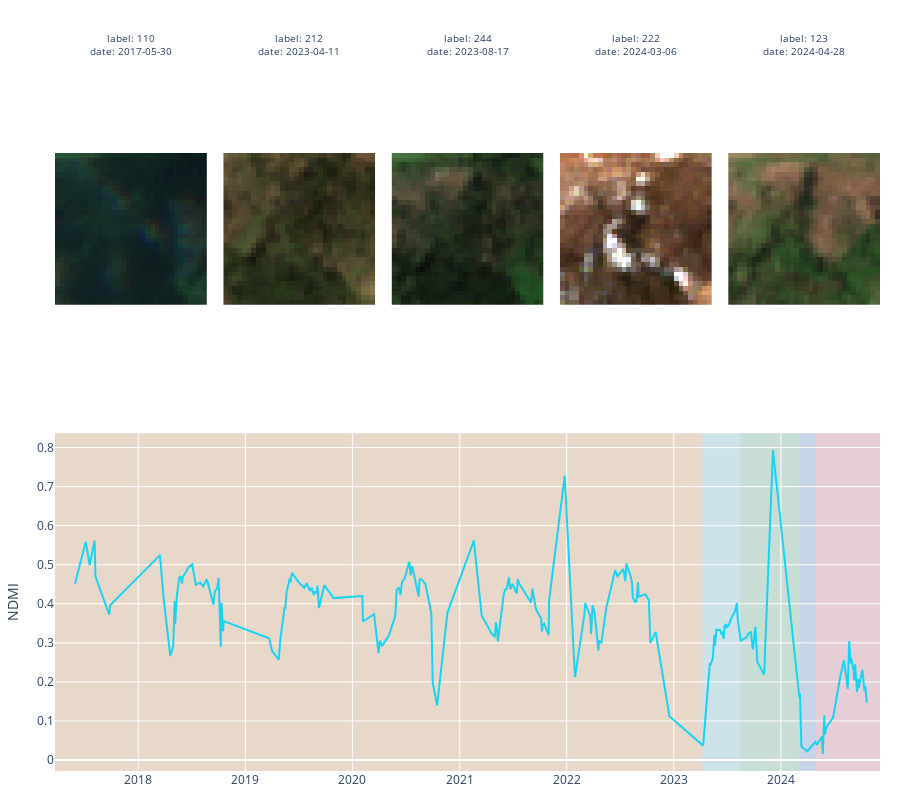

The notebook cell saved with this chart:
### Code cell
import numpy as np
import plotly.graph_objects as go
from plotly.subplots import make_subplots
import plotly.express as px

# --- segment changes ---
segment_changes = np.concatenate(
    [np.array([0]), np.where(labels_arr[:-1] != labels_arr[1:])[0] + 1]
)

# --- build subplot specs ---
n_chips = len(segment_changes)
specs = [[{"type": "xy"} for _ in range(n_chips)]] + [
    [{"colspan": n_chips}, *[None] * (n_chips - 1)]
]

fig = make_subplots(
    rows=2,
    cols=n_chips,
    specs=specs,
    vertical_spacing=0.05,  # Reduced from 0.15
    horizontal_spacing=0.02,  # Added to reduce space between columns
    subplot_titles=[
        f"label: {labels_arr[i]}<br>date: {py_timestamps[i].strftime('%Y-%m-%d')}"
        for i in segment_changes
    ],
)

# --- Row 1: image chips ---
for j, i in enumerate(segment_changes):
    rgb = stacked_data[i + 1, [2, 1, 0], :, :]  # RGB
    image = np.rollaxis(rgb, 0, 3)
    image = np.clip(image / 2000, 0, 1)
    fig.add_trace(go.Image(z=(image * 255).astype(np.uint8)), row=1, col=j + 1)

# --- Row 2: NDMI timeline (full width) ---
fig.add_trace(
    go.Scatter(x=py_timestamps, y=ndmi, mode="lines", name="NDMI"), row=2, col=1
)

# --- Color map for labels ---
unique_labels = fully_segmented["label"].unique()
palette = px.colors.qualitative.T10
color_map = {lbl: palette[i % len(palette)] for i, lbl in enumerate(unique_labels)}

# --- Rectangles for segments ---
for _, row in fully_segmented.to_pandas().iterrows():
    fig.add_vrect(
        x0=row["start"],
        x1=row["start_next_label"],
        fillcolor=color_map[row["label"]],
        opacity=0.2,
        line_width=0,
        layer="below",
        row=2,
        col=1,
    )

# --- Layout tweaks ---
fig.update_layout(
    height=800,
    showlegend=False,
    margin=dict(l=20, r=20, t=60, b=20),  # Reduced margins
    title_font_size=12,  # Smaller title font
)

# Remove axis labels only from image subplots (row 1)
for j in range(n_chips):
    fig.update_xaxes(
        showticklabels=False,
        title_text="",
        showgrid=False,
        zeroline=False,
        row=1,
        col=j + 1,
    )
    fig.update_yaxes(
        showticklabels=False,
        title_text="",
        showgrid=False,
        zeroline=False,
        row=1,
        col=j + 1,
    )

# Keep axis labels for the timeline plot (row 2)
fig.update_yaxes(title_text="NDMI", row=2, col=1)

# Make subplot titles smaller
fig.update_annotations(font_size=10)

fig.write_image("timeline.png", scale=2, height=350)
fig.show()

### Figure 1 — Plotly figure (JSON) as saved in the notebook; plotly's stock layout.template omitted (floating-point values rounded to 4 significant figures; data arrays with more than 128 entries replaced by an {"elided": "..."} marker saying what was removed)
{"data": [{"type": "image", "xaxis": "x", "yaxis": "y", "z": {"elided": "3072 int values"}}, {"type": "image", "xaxis": "x2", "yaxis": "y2", "z": {"elided": "3072 int values"}}, {"type": "image", "xaxis": "x3", "yaxis": "y3", "z": {"elided": "3072 int values"}}, {"type": "image", "xaxis": "x4", "yaxis": "y4", "z": {"elided": "3072 int values"}}, {"type": "image", "xaxis": "x5", "yaxis": "y5", "z": {"elided": "3072 int values"}}, {"mode": "lines", "name": "NDMI", "type": "scatter", "x": {"elided": "217 str values"}, "xaxis": "x6", "y": {"elided": "217 float values"}, "yaxis": "y6"}], "layout": {"annotations": [{"font": {"size": 10}, "showarrow": false, "text": "label: 110<br>date: 2017-05-30", "x": 0.092, "xanchor": "center", "xref": "paper", "y": 1, "yanchor": "bottom", "yref": "paper"}, {"font": {"size": 10}, "showarrow": false, "text": "label: 212<br>date: 2023-04-11", "x": 0.296, "xanchor": "center", "xref": "paper", "y": 1, "yanchor": "bottom", "yref": "paper"}, {"font": {"size": 10}, "showarrow": false, "text": "label: 244<br>date: 2023-08-17", "x": 0.5, "xanchor": "center", "xref": "paper", "y": 1, "yanchor": "bottom", "yref": "paper"}, {"font": {"size": 10}, "showarrow": false, "text": "label: 222<br>date: 2024-03-06", "x": 0.704, "xanchor": "center", "xref": "paper", "y": 1, "yanchor": "bottom", "yref": "paper"}, {"font": {"size": 10}, "showarrow": false, "text": "label: 123<br>date: 2024-04-28", "x": 0.908, "xanchor": "center", "xref": "paper", "y": 1, "yanchor": "bottom", "yref": "paper"}], "height": 800, "margin": {"b": 20, "l": 20, "r": 20, "t": 60}, "shapes": [{"fillcolor": "#F58518", "layer": "below", "line": {"width": 0}, "opacity": 0.2, "type": "rect", "x0": "2017-03-23T00:00:00+00:00", "x1": "2023-04-09T00:00:00+00:00", "xref": "x6", "y0": 0, "y1": 1, "yref": "y6 domain"}, {"fillcolor": "#72B7B2", "layer": "below", "line": {"width": 0}, "opacity": 0.2, "type": "rect", "x0": "2023-04-09T00:00:00+00:00", "x1": "2023-08-17T00:00:00+00:00", "xref": "x6", "y0": 0, "y1": 1, "yref": "y6 domain"}, {"fillcolor": "#54A24B", "layer": "below", "line": {"width": 0}, "opacity": 0.2, "type": "rect", "x0": "2023-08-17T00:00:00+00:00", "x1": "2024-03-06T00:00:00+00:00", "xref": "x6", "y0": 0, "y1": 1, "yref": "y6 domain"}, {"fillcolor": "#4C78A8", "layer": "below", "line": {"width": 0}, "opacity": 0.2, "type": "rect", "x0": "2024-03-06T00:00:00+00:00", "x1": "2024-04-28T00:00:00+00:00", "xref": "x6", "y0": 0, "y1": 1, "yref": "y6 domain"}, {"fillcolor": "#E45756", "layer": "below", "line": {"width": 0}, "opacity": 0.2, "type": "rect", "x0": "2024-04-28T00:00:00+00:00", "x1": "2024-12-04T00:00:00+00:00", "xref": "x6", "y0": 0, "y1": 1, "yref": "y6 domain"}], "showlegend": false, "title": {"font": {"size": 12}}, "xaxis": {"anchor": "y", "domain": [0, 0.184], "showgrid": false, "showticklabels": false, "title": {"text": ""}, "zeroline": false}, "xaxis2": {"anchor": "y2", "domain": [0.204, 0.388], "showgrid": false, "showticklabels": false, "title": {"text": ""}, "zeroline": false}, "xaxis3": {"anchor": "y3", "domain": [0.408, 0.592], "showgrid": false, "showticklabels": false, "title": {"text": ""}, "zeroline": false}, "xaxis4": {"anchor": "y4", "domain": [0.612, 0.796], "showgrid": false, "showticklabels": false, "title": {"text": ""}, "zeroline": false}, "xaxis5": {"anchor": "y5", "domain": [0.816, 1], "showgrid": false, "showticklabels": false, "title": {"text": ""}, "zeroline": false}, "xaxis6": {"anchor": "y6", "domain": [0, 1]}, "yaxis": {"anchor": "x", "domain": [0.525, 1], "showgrid": false, "showticklabels": false, "title": {"text": ""}, "zeroline": false}, "yaxis2": {"anchor": "x2", "domain": [0.525, 1], "showgrid": false, "showticklabels": false, "title": {"text": ""}, "zeroline": false}, "yaxis3": {"anchor": "x3", "domain": [0.525, 1], "showgrid": false, "showticklabels": false, "title": {"text": ""}, "zeroline": false}, "yaxis4": {"anchor": "x4", "domain": [0.525, 1], "showgrid": false, "showticklabels": false, "title": {"text": ""}, "zeroline": false}, "yaxis5": {"anchor": "x5", "domain": [0.525, 1], "showgrid": false, "showticklabels": false, "title": {"text": ""}, "zeroline": false}, "yaxis6": {"anchor": "x6", "domain": [0, 0.475], "title": {"text": "NDMI"}}}}
